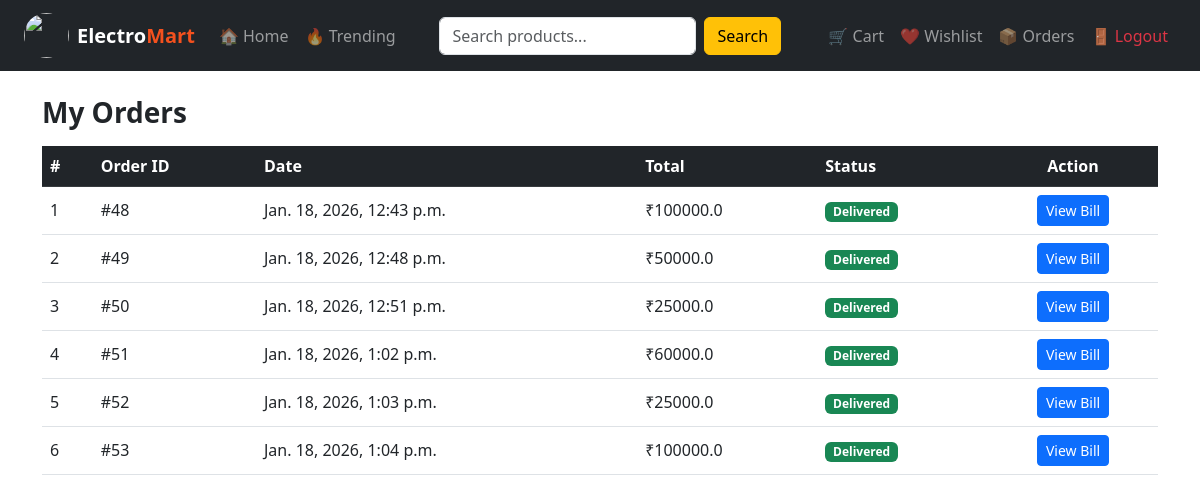
Page /orders/ (signed in) on the earlier database version.
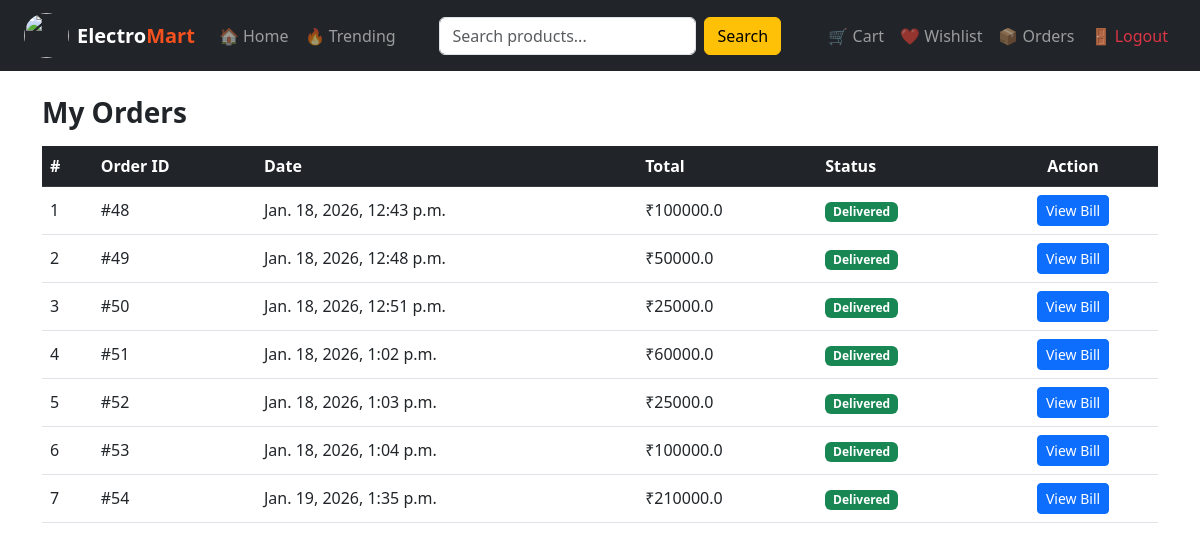
Same page on the later database version.
### Click_cart/models.py (models this page shows, shortened)
class Order(models.Model):
    id = models.AutoField(primary_key=True)
    user = models.ForeignKey(User, on_delete=models.CASCADE)
    total = models.FloatField()
    name = models.CharField(max_length=100)
    phone = models.CharField(max_length=15)
    address = models.TextField()
    date = models.DateTimeField(auto_now_add=True)

### Click_cart/views.py (the view)
# urls.py: path('orders/', views.order_history, name='orders'),
@login_required
def order_history(request):
    orders = Order.objects.filter(user=request.user)
    return render(request, 'orders.html', {'orders': orders})

### templates/orders.html
{% extends 'base.html' %}
{% block content %}
<div class="container my-4">
  <h3 class="fw-bold mb-3">My Orders</h3>
  <div class="table-responsive">
    <table class="table table-hover align-middle">
      <thead class="table-dark">
        <tr>
          <th>#</th>
          <th>Order ID</th>
          <th>Date</th>
          <th>Total</th>
          <th>Status</th>
          <th class="text-center">Action</th>
        </tr>
      </thead>
      <tbody>
        {% for order in orders %}
        <tr>
          <td>{{ forloop.counter }}</td>
          <td>#{{ order.id }}</td>
          <td>{{ order.date }}</td>
          <td>₹{{ order.total }}</td>
          <td>
            <span class="badge bg-success">Delivered</span>
          </td>
          <td class="text-center">
            <a href="{% url 'bill' order.id %}" class="btn btn-primary btn-sm">
              View Bill
            </a>
          </td>
        </tr>
        {% empty %}
        <tr>
          <td colspan="6" class="text-center text-muted">
            No orders found.
          </td>
        </tr>
        {% endfor %}
      </tbody>
    </table>
  </div>
</div>
{% endblock %}

Differences in the rows shown:
added Order: id "54", date "Jan. 19, 2026, 1:35 p.m.", total "210000.0"
